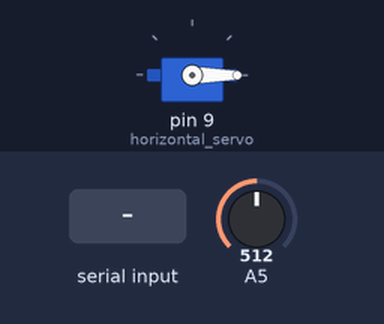
A sketch run on a simulated Arduino Uno, built with avr-gcc and run on an emulated ATmega328P. Parts: servo. Inputs (shaded band) come from the test bench; at power-on: A5 = 512. What the sketch prints to the serial monitor is not drawn.

Above: at 1.2 s.
1.3 s: "30,150\n" received over Serial
At 1.8 s:
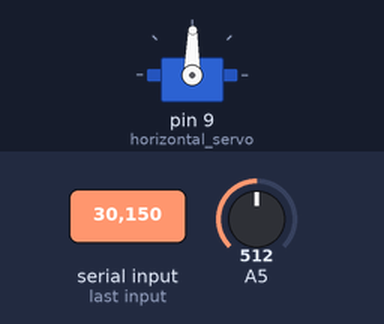
2.8 s: "90,45\n" received over Serial
At 4.0 s:
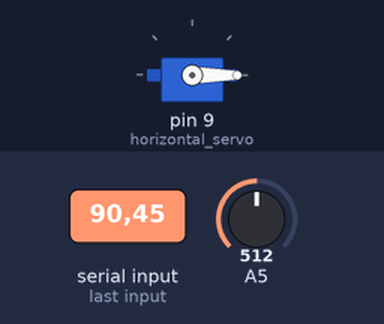
4.3 s: "3\n" received over Serial
At 5.1 s:
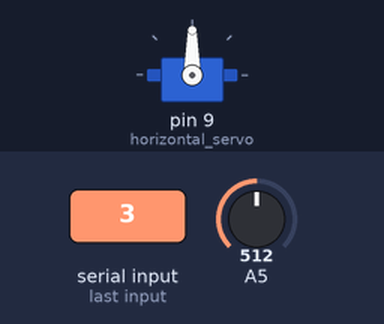
Timing chart, 0 to 7.3 s (numbered marks = the images above; inputs shaded):
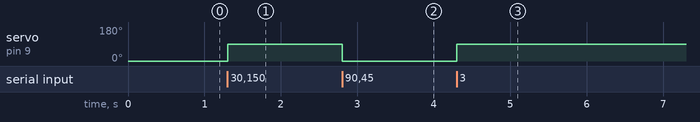

Measured:
- after the input at 1.3 s, servo on pin 9 (horizontal_servo): 0° → 89° at once
- after the input at 2.8 s, servo on pin 9 (horizontal_servo): 89° → 0° at once
- after the input at 4.3 s, servo on pin 9 (horizontal_servo): 0° → 90° at once

The sketch:

taking_measurements.ino
```cpp
#include <Servo.h>

char incoming_message_char='0';
int incoming_message = 0;
int counter=0;
int horizontal_angle_track=90;
int horizontal_increment=1;
int reading = 0;


Servo horizontal_servo;
Servo vertical_servo;

void setup() {
  // initialize the digital pin as an output.
  pinMode(A5, INPUT);
  Serial.begin(9600);
  horizontal_servo.attach(9);
  horizontal_servo.write(0);
  //myservo.write(90);
}

// the loop routine runs over and over again forever:
void loop() {

  //Sends data only when it is received
  if (Serial.available()>0){

    incoming_message_char=Serial.read();
    incoming_message = incoming_message_char - '0';
    Serial.print(incoming_message);

    if (incoming_message==1){ //Moves to the right
      //Serial.print("I'm about to wait");
      //delay(1000);
      horizontal_angle_track=horizontal_angle_track-horizontal_increment;
      horizontal_servo.write(horizontal_angle_track);
      //Serial.print ("I just moved the IR Sensor 1 unit to the right\r\n");
    }

    if (incoming_message==2){ //Moves to the left
      horizontal_angle_track=horizontal_angle_track+horizontal_increment;
      horizontal_servo.write(horizontal_angle_track);
      //Serial.print ("I just moved the IR Sensor 1 unit left\r\n");
    }

    if (incoming_message==3){ //Moves sensor all the way left
      //delay(500);
      horizontal_angle_track=90;
      horizontal_servo.write(horizontal_angle_track);
      //Serial.print ("I just moved the IR Sensor all the way to the left\r\n");
    }

    if (incoming_message==4){ //Moves sensor all the way left
      //delay(500);
      horizontal_angle_track=0;
      horizontal_servo.write(horizontal_angle_track);
      //Serial.print ("I just moved the IR Sensor all the way to the right\r\n");
    }


    if (incoming_message==5){
      //Print out the reading of the sensor
      int reading = analogRead(A5);
      Serial.println(reading);
      //delay(1000);
    }
}
}
```
